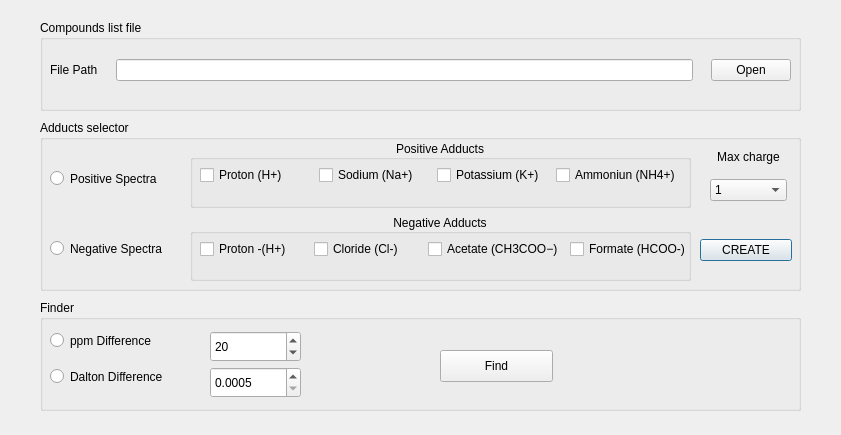
<?xml version="1.0" encoding="UTF-8"?>
<ui version="4.0">
 <class>Dialog</class>
 <widget class="QDialog" name="Dialog">
  <property name="geometry">
   <rect>
    <x>0</x>
    <y>0</y>
    <width>841</width>
    <height>435</height>
   </rect>
  </property>
  <property name="windowTitle">
   <string>Dialog</string>
  </property>
  <widget class="QGroupBox" name="groupBox_2">
   <property name="geometry">
    <rect>
     <x>40</x>
     <y>120</y>
     <width>761</width>
     <height>171</height>
    </rect>
   </property>
   <property name="title">
    <string>Adducts selector</string>
   </property>
   <widget class="QRadioButton" name="Positive_radio">
    <property name="geometry">
     <rect>
      <x>10</x>
      <y>50</y>
      <width>141</width>
      <height>17</height>
     </rect>
    </property>
    <property name="text">
     <string>Positive Spectra</string>
    </property>
   </widget>
   <widget class="QRadioButton" name="Negative_radio">
    <property name="geometry">
     <rect>
      <x>10</x>
      <y>120</y>
      <width>141</width>
      <height>17</height>
     </rect>
    </property>
    <property name="layoutDirection">
     <enum>Qt::LeftToRight</enum>
    </property>
    <property name="autoFillBackground">
     <bool>false</bool>
    </property>
    <property name="text">
     <string>Negative Spectra</string>
    </property>
   </widget>
   <widget class="QWidget" name="verticalLayoutWidget_2">
    <property name="geometry">
     <rect>
      <x>150</x>
      <y>20</y>
      <width>501</width>
      <height>141</height>
     </rect>
    </property>
    <layout class="QVBoxLayout" name="verticalLayout_2">
     <item>
      <widget class="QGroupBox" name="gBPositive">
       <property name="enabled">
        <bool>true</bool>
       </property>
       <property name="title">
        <string>Positive Adducts</string>
       </property>
       <property name="alignment">
        <set>Qt::AlignCenter</set>
       </property>
       <widget class="QWidget" name="horizontalLayoutWidget">
        <property name="geometry">
         <rect>
          <x>10</x>
          <y>20</y>
          <width>481</width>
          <height>31</height>
         </rect>
        </property>
        <layout class="QHBoxLayout" name="horizontalLayout">
         <item>
          <widget class="QCheckBox" name="cBProtone">
           <property name="text">
            <string>Proton (H+)</string>
           </property>
          </widget>
         </item>
         <item>
          <widget class="QCheckBox" name="cBSodio">
           <property name="text">
            <string>Sodium (Na+)</string>
           </property>
          </widget>
         </item>
         <item>
          <widget class="QCheckBox" name="cBPotassio">
           <property name="text">
            <string>Potassium (K+)</string>
           </property>
          </widget>
         </item>
         <item>
          <widget class="QCheckBox" name="cBAmmonio">
           <property name="text">
            <string>Ammoniun (NH4+)</string>
           </property>
          </widget>
         </item>
        </layout>
       </widget>
      </widget>
     </item>
     <item>
      <widget class="QGroupBox" name="gBNegative">
       <property name="enabled">
        <bool>true</bool>
       </property>
       <property name="layoutDirection">
        <enum>Qt::LeftToRight</enum>
       </property>
       <property name="title">
        <string>Negative Adducts</string>
       </property>
       <property name="alignment">
        <set>Qt::AlignCenter</set>
       </property>
       <property name="checkable">
        <bool>false</bool>
       </property>
       <widget class="QWidget" name="horizontalLayoutWidget_2">
        <property name="geometry">
         <rect>
          <x>10</x>
          <y>20</y>
          <width>491</width>
          <height>31</height>
         </rect>
        </property>
        <layout class="QHBoxLayout" name="horizontalLayout_2">
         <item>
          <widget class="QCheckBox" name="cBProtone_neg">
           <property name="text">
            <string>Proton -(H+)</string>
           </property>
          </widget>
         </item>
         <item>
          <widget class="QCheckBox" name="cBCloro">
           <property name="text">
            <string>Cloride (Cl-)</string>
           </property>
          </widget>
         </item>
         <item>
          <widget class="QCheckBox" name="cBAcetato">
           <property name="text">
            <string>Acetate (CH3COO−)</string>
           </property>
          </widget>
         </item>
         <item>
          <widget class="QCheckBox" name="cBFormiato">
           <property name="text">
            <string>Formate (HCOO-)</string>
           </property>
          </widget>
         </item>
        </layout>
       </widget>
      </widget>
     </item>
    </layout>
   </widget>
   <widget class="QWidget" name="verticalLayoutWidget">
    <property name="geometry">
     <rect>
      <x>670</x>
      <y>20</y>
      <width>77</width>
      <height>61</height>
     </rect>
    </property>
    <layout class="QVBoxLayout" name="verticalLayout">
     <item>
      <widget class="QLabel" name="label_3">
       <property name="enabled">
        <bool>true</bool>
       </property>
       <property name="text">
        <string>Max charge</string>
       </property>
       <property name="alignment">
        <set>Qt::AlignCenter</set>
       </property>
      </widget>
     </item>
     <item>
      <widget class="QComboBox" name="charge_number_comboBox">
       <property name="currentIndex">
        <number>0</number>
       </property>
       <item>
        <property name="text">
         <string>1</string>
        </property>
       </item>
       <item>
        <property name="text">
         <string>2</string>
        </property>
       </item>
       <item>
        <property name="text">
         <string>3</string>
        </property>
       </item>
       <item>
        <property name="text">
         <string>4</string>
        </property>
       </item>
       <item>
        <property name="text">
         <string>5</string>
        </property>
       </item>
       <item>
        <property name="text">
         <string>6</string>
        </property>
       </item>
       <item>
        <property name="text">
         <string>7</string>
        </property>
       </item>
       <item>
        <property name="text">
         <string>8</string>
        </property>
       </item>
      </widget>
     </item>
    </layout>
   </widget>
   <widget class="QWidget" name="verticalLayoutWidget_3">
    <property name="geometry">
     <rect>
      <x>660</x>
      <y>100</y>
      <width>92</width>
      <height>61</height>
     </rect>
    </property>
    <layout class="QVBoxLayout" name="verticalLayout_3">
     <item>
      <widget class="QPushButton" name="create_button">
       <property name="text">
        <string>CREATE</string>
       </property>
      </widget>
     </item>
    </layout>
   </widget>
  </widget>
  <widget class="QGroupBox" name="groupBox_3">
   <property name="geometry">
    <rect>
     <x>40</x>
     <y>300</y>
     <width>761</width>
     <height>111</height>
    </rect>
   </property>
   <property name="title">
    <string>Finder</string>
   </property>
   <widget class="QPushButton" name="find_button">
    <property name="geometry">
     <rect>
      <x>400</x>
      <y>50</y>
      <width>113</width>
      <height>32</height>
     </rect>
    </property>
    <property name="text">
     <string>Find</string>
    </property>
   </widget>
   <widget class="QDoubleSpinBox" name="dalton_spinbox">
    <property name="geometry">
     <rect>
      <x>170</x>
      <y>67</y>
      <width>91</width>
      <height>31</height>
     </rect>
    </property>
    <property name="decimals">
     <number>4</number>
    </property>
    <property name="minimum">
     <double>0.000500000000000</double>
    </property>
    <property name="singleStep">
     <double>0.000100000000000</double>
    </property>
   </widget>
   <widget class="QSpinBox" name="ppm_spinbox">
    <property name="geometry">
     <rect>
      <x>170</x>
      <y>31</y>
      <width>91</width>
      <height>31</height>
     </rect>
    </property>
    <property name="value">
     <number>20</number>
    </property>
   </widget>
   <widget class="QRadioButton" name="ppm_radio">
    <property name="geometry">
     <rect>
      <x>10</x>
      <y>32</y>
      <width>141</width>
      <height>17</height>
     </rect>
    </property>
    <property name="text">
     <string>ppm Difference</string>
    </property>
   </widget>
   <widget class="QRadioButton" name="dalton_radio">
    <property name="geometry">
     <rect>
      <x>10</x>
      <y>68</y>
      <width>151</width>
      <height>17</height>
     </rect>
    </property>
    <property name="text">
     <string>Dalton Difference</string>
    </property>
   </widget>
  </widget>
  <widget class="QGroupBox" name="gBox_SearchMethod">
   <property name="geometry">
    <rect>
     <x>40</x>
     <y>20</y>
     <width>761</width>
     <height>91</height>
    </rect>
   </property>
   <property name="title">
    <string>Compounds list file</string>
   </property>
   <property name="flat">
    <bool>false</bool>
   </property>
   <property name="checkable">
    <bool>false</bool>
   </property>
   <widget class="QWidget" name="gridLayoutWidget_2">
    <property name="geometry">
     <rect>
      <x>10</x>
      <y>20</y>
      <width>741</width>
      <height>61</height>
     </rect>
    </property>
    <layout class="QGridLayout" name="files_selectro_Layout_2">
     <property name="bottomMargin">
      <number>0</number>
     </property>
     <property name="horizontalSpacing">
      <number>18</number>
     </property>
     <property name="verticalSpacing">
      <number>6</number>
     </property>
     <item row="0" column="2">
      <widget class="QPushButton" name="DB_Open_btn">
       <property name="text">
        <string>Open</string>
       </property>
      </widget>
     </item>
     <item row="0" column="1">
      <widget class="QLineEdit" name="DB_line"/>
     </item>
     <item row="0" column="0">
      <widget class="QLabel" name="DB_label">
       <property name="text">
        <string>File Path</string>
       </property>
      </widget>
     </item>
    </layout>
   </widget>
  </widget>
 </widget>
 <resources/>
 <connections/>
</ui>
